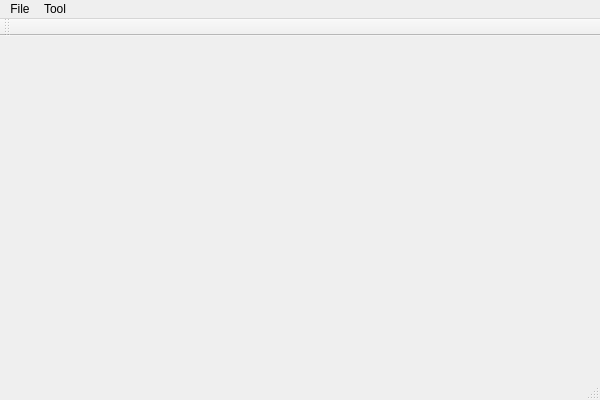
<?xml version="1.0" encoding="UTF-8"?>
<ui version="4.0">
 <class>MainWindowClass</class>
 <widget class="QMainWindow" name="MainWindowClass">
  <property name="geometry">
   <rect>
    <x>0</x>
    <y>0</y>
    <width>600</width>
    <height>400</height>
   </rect>
  </property>
  <property name="windowTitle">
   <string>MainWindow</string>
  </property>
  <widget class="QWidget" name="centralWidget"/>
  <widget class="QMenuBar" name="menuBar">
   <property name="geometry">
    <rect>
     <x>0</x>
     <y>0</y>
     <width>600</width>
     <height>21</height>
    </rect>
   </property>
   <widget class="QMenu" name="menuFile">
    <property name="title">
     <string>File</string>
    </property>
    <addaction name="actionExit"/>
   </widget>
   <widget class="QMenu" name="menuTool">
    <property name="title">
     <string>Tool</string>
    </property>
    <addaction name="actionTrainByECP"/>
    <addaction name="actionDecisionTreeTest"/>
   </widget>
   <addaction name="menuFile"/>
   <addaction name="menuTool"/>
  </widget>
  <widget class="QToolBar" name="mainToolBar">
   <attribute name="toolBarArea">
    <enum>TopToolBarArea</enum>
   </attribute>
   <attribute name="toolBarBreak">
    <bool>false</bool>
   </attribute>
  </widget>
  <widget class="QStatusBar" name="statusBar"/>
  <action name="actionExit">
   <property name="text">
    <string>Exit</string>
   </property>
  </action>
  <action name="actionTrainByECP">
   <property name="text">
    <string>Train by ECP</string>
   </property>
  </action>
  <action name="actionDecisionTreeTest">
   <property name="text">
    <string>Decision Tree Test</string>
   </property>
  </action>
 </widget>
 <layoutdefault spacing="6" margin="11"/>
 <resources>
  <include location="MainWindow.qrc"/>
 </resources>
 <connections/>
</ui>
